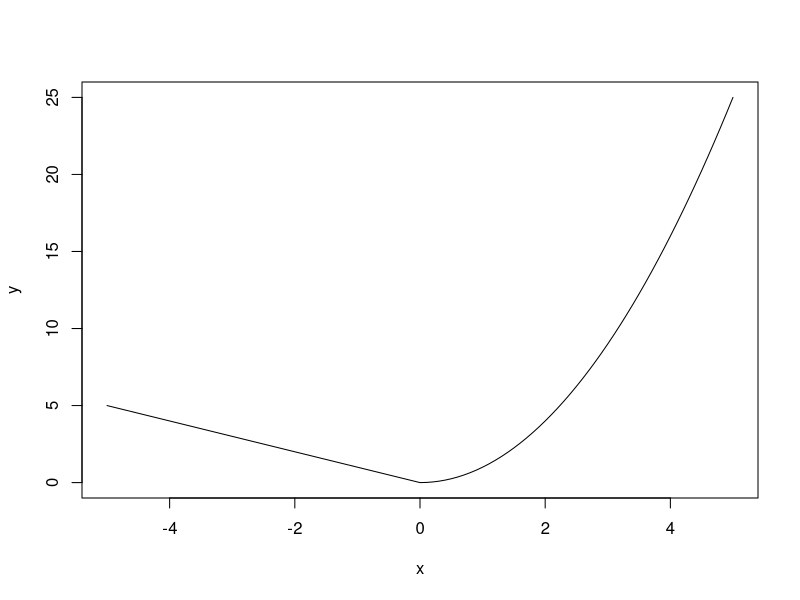

Recreate this plot in R.
foo <- function(x) {
  if (x >= 0) {
    x^2
  } else {
    x * (-1)
  }
}

x <- seq(-5, 5, 0.1)
y <- sapply(x, foo)
plot(x, y, type = "l")

# NOTE:
# sapply - pozwala zastosować funkcję dla wektora danych wejściowych
